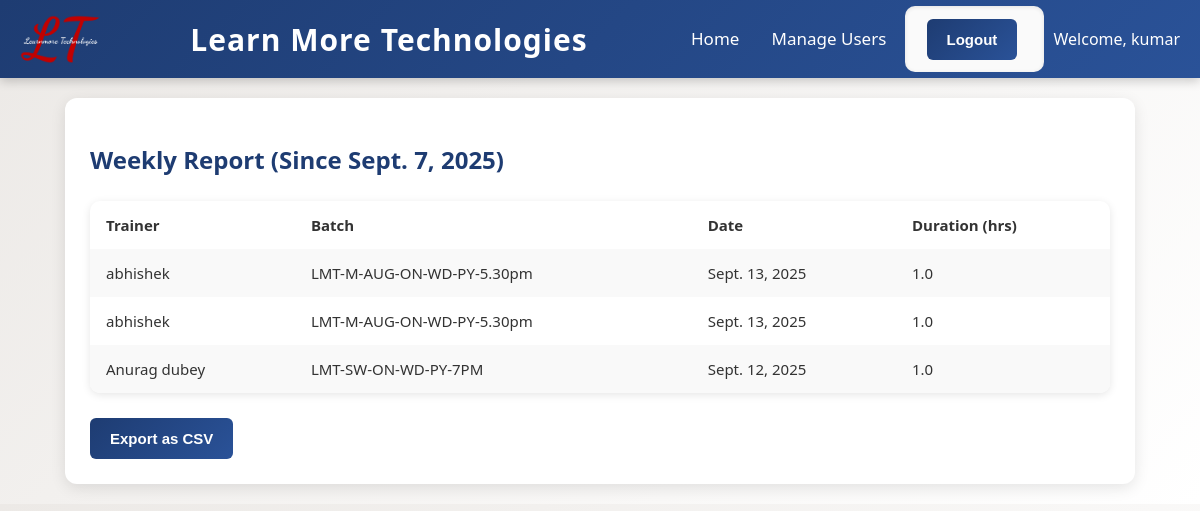
The app's page /weekly_report/ (signed in) with its own data.
### trainer_app/models.py (models this page shows, shortened)
class DailyClassLog(models.Model):
    trainer = models.ForeignKey(Trainer, on_delete=models.CASCADE)
    batch = models.ForeignKey(Batch, on_delete=models.CASCADE)
    date = models.DateField()
    start_time = models.TimeField()
    end_time = models.TimeField()
    duration = models.FloatField()
    remarks = models.TextField(null=True, blank=True)

class Trainer(models.Model):
    user = models.OneToOneField(User, on_delete=models.CASCADE)
    name = models.CharField(max_length=100)
    subjects = models.CharField(max_length=200)
    expected_daily_hours = models.FloatField()

class Batch(models.Model):
    IT_COURSES = [
        ('python', 'Python'),
        ('java', 'Java'),
        ('cpp', 'C++'),
        ('web_dev', 'Web Development'),
        ('data_science', 'Data Science'),
        ('ml', 'Machine Learning'),
        ('ai', 'Artificial Intelligence'),
        ('cloud', 'Cloud Computing'),
        ('cyber_sec', 'Cyber Security'),
        ('dbms', 'Database Management'),
    ]
    name = models.CharField(max_length=100)
    course = models.CharField(max_length=50, choices=IT_COURSES)
    start_date = models.DateField()
    end_date = models.DateField(null=True, blank=True)
    trainer = models.ForeignKey("Trainer", on_delete=models.CASCADE)

### trainer_app/views.py (the view, shortened to what this page needs)
# urls.py: path('weekly_report/', views.weekly_report, name='weekly_report'),
def weekly_report(request):
    start_date = timezone.now().date() - timedelta(days=7)
    logs = DailyClassLog.objects.filter(date__gte=start_date)
    return render(request, 'weekly_report.html', {'logs': logs, 'start_date': start_date})

### trainer_app/templates/weekly_report.html
{% extends 'base.html' %}
{% block content %}
<h2>Weekly Report (Since {{ start_date }})</h2>
<table>
    <tr>
        <th>Trainer</th>
        <th>Batch</th>
        <th>Date</th>
        <th>Duration (hrs)</th>
    </tr>
    {% for log in logs %}
    <tr>
        <td>{{ log.trainer.name }}</td>
        <td>{{ log.batch.name }}</td>
        <td>{{ log.date }}</td>
        <td>{{ log.duration }}</td>
    </tr>
    {% endfor %}
</table>
<a href="{% url 'weekly_report' %}?export=csv"><button>Export as CSV</button></a>
{% endblock %}

### trainer_app/templates/base.html (shortened to what this page needs)
{% load static %}
<!DOCTYPE html>
<html lang="en">
<head>
</head>
<body>
    <header>
        <img src="{% static 'images/LT-1.webp' %}" alt="Company Logo">
        <h1>Learn More Technologies</h1>
        <nav>
            <a href="{% url 'index' %}">Home</a>
            {% if user.is_authenticated and user.is_superuser %}
                <a href="{% url 'manage_users' %}">Manage Users</a>
            {% endif %}
            {% if user.is_authenticated %}
                <form action="{% url 'logout' %}" method="post" style="display:inline;">
                    <button type="submit">Logout</button>
                </form>
                <span style="margin-left:10px;">Welcome, {{ user.username }}</span>
            {% else %}
                <a href="{% url 'login' %}">Login</a>
            {% endif %}
        </nav>
    </header>
    <div class="container">
        {% block content %}
        {% endblock %}
    </div>
</body>
</html>

### trainer_app/templates/base.html (style rules this page uses)
body { font-family: "Segoe UI", Tahoma, Geneva, Verdana, sans-serif; margin: 0; padding: 0; background: linear-gradient(135deg, #ece9e6, #ffffff); color: #333; font-size: 16px; }
.container { width: 85%; margin: 20px auto; padding: 25px; background: #fff; border-radius: 12px; box-shadow: 0 4px 15px rgba(0,0,0,0.1); }
header { background: linear-gradient(135deg, #1e3c72, #2a5298); color: white; padding: 14px 20px; display: flex; align-items: center; justify-content: space-between; box-shadow: 0 3px 10px rgba(0,0,0,0.2); }
header img { height: 50px; }
header h1 { flex: 1; text-align: center; margin: 0; font-size: 30px; font-weight: 700; letter-spacing: 1px; }
nav a { color: white; margin: 0 14px; text-decoration: none; font-weight: 500; font-size: 17px; transition: color 0.3s, transform 0.2s; }
h2 { font-size: 24px; margin-bottom: 10px; color: #1e3c72; }
table { width: 100%; border-collapse: collapse; margin: 25px 0; font-size: 15px; border-radius: 10px; overflow: hidden; box-shadow: 0 2px 8px rgba(0,0,0,0.1); }
table th, table td { padding: 14px 16px; text-align: left; }
table tr:nth-child(even) { background: #f9f9f9; }
button, input[type="submit"] { background: linear-gradient(135deg, #1e3c72, #2a5298); color: white; padding: 12px 20px; border: none; border-radius: 6px; cursor: pointer; font-weight: bold; font-size: 15px; transition: background 0.3s, transform 0.2s; }
form { margin: 20px 0; background: #fafafa; padding: 22px; border-radius: 10px; box-shadow: inset 0 1px 4px rgba(0,0,0,0.1); }

### records on screen
DailyClassLog: trainer.name "abhishek", batch.name "LMT-M-AUG-ON-WD-PY-5.30pm", date "Sept. 13, 2025", duration "1.0"
DailyClassLog: trainer.name "abhishek", batch.name "LMT-M-AUG-ON-WD-PY-5.30pm", date "Sept. 13, 2025", duration "1.0"
DailyClassLog: trainer.name "Anurag dubey", batch.name "LMT-SW-ON-WD-PY-7PM", date "Sept. 12, 2025", duration "1.0"

### other values on screen
{{ user.username }} "kumar"
